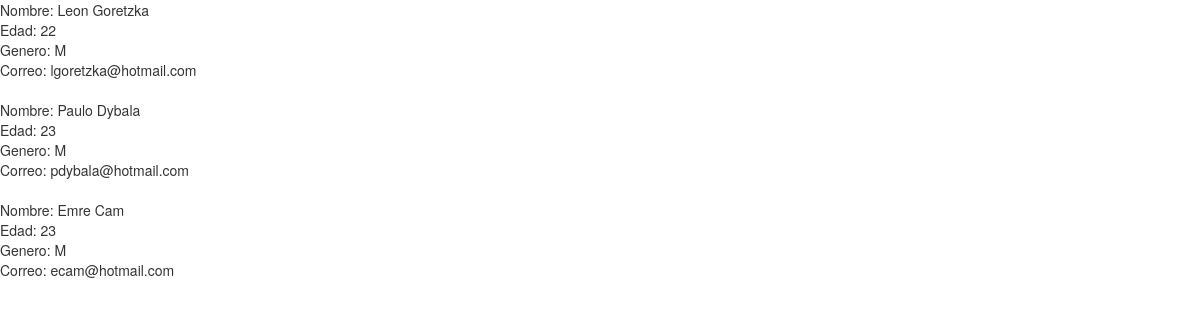
The app's page /ejemplo_conexion/index.php with its own data.
### tables this page shows
CREATE TABLE IF NOT EXISTS `tbl_usuarios` (
  `codigo_usuario` int(11) NOT NULL AUTO_INCREMENT,
  `nombre_usuario` varchar(45) NOT NULL,
  `edad` int(11) NOT NULL,
  `genero` varchar(45) NOT NULL,
  `correo_electronico` varchar(45) NOT NULL,
  PRIMARY KEY (`codigo_usuario`)
);

### ejemplo_conexion/class/class-conexion.php (called while the page is built, shortened)
<?php
	class Conexion{
		private $host = "localhost";
		private $puerto = 3306;
		private $usuario = "root";
		private $contrasena = "";
		private $baseDatos = "prueba_db";
		private $enlace;
		public function establecerConexion(){
			$this->enlace = mysqli_connect($this->host, $this->usuario,$this->contrasena, $this->baseDatos, $this->puerto);
		}
		public function ejecutarInstruccion($sql){
			return $this->enlace->query($sql);
		}
		public function obtenerRegistro($resultado){
			return mysqli_fetch_array($resultado);
		}
	}
?>

### ejemplo_conexion/index.php (the view, shortened to what this page needs)
<?php
	include_once("class/class-conexion.php");
	$conexion = new Conexion();
	$conexion->establecerConexion();
	$resultadoUsuario = $conexion->ejecutarInstruccion("SELECT nombre_usuario, edad, genero, correo_electronico FROM tbl_usuarios");
?>
<!DOCTYPE html>
<html lang="es">
	<head>
	       	<link href="css/bootstrap.min.css" rel="stylesheet">
	</head>
	<body>
		<?php
			while ($fila = $conexion->obtenerRegistro($resultadoUsuario)) {
	                   	$fila = array("Nombre" => $fila["nombre_usuario"],"Edad" => $fila["edad"],"Genero" => $fila["genero"],"Correo" => $fila["correo_electronico"]);
				foreach ($fila as $key => $value) {
					echo "$key: $value <br>";
				}
				echo "<br>";
			}
		?>
	</body>
</html>

### records on screen
tbl_usuarios: key "Nombre", nombre_usuario "Leon Goretzka", key "Edad", edad "22", key "Genero", genero "M", key "Correo", correo_electronico "lgoretzka@hotmail.com"
tbl_usuarios: key "Nombre", nombre_usuario "Paulo Dybala", key "Edad", edad "23", key "Genero", genero "M", key "Correo", correo_electronico "pdybala@hotmail.com"
tbl_usuarios: key "Nombre", nombre_usuario "Emre Cam", key "Edad", edad "23", key "Genero", genero "M", key "Correo", correo_electronico "ecam@hotmail.com"
